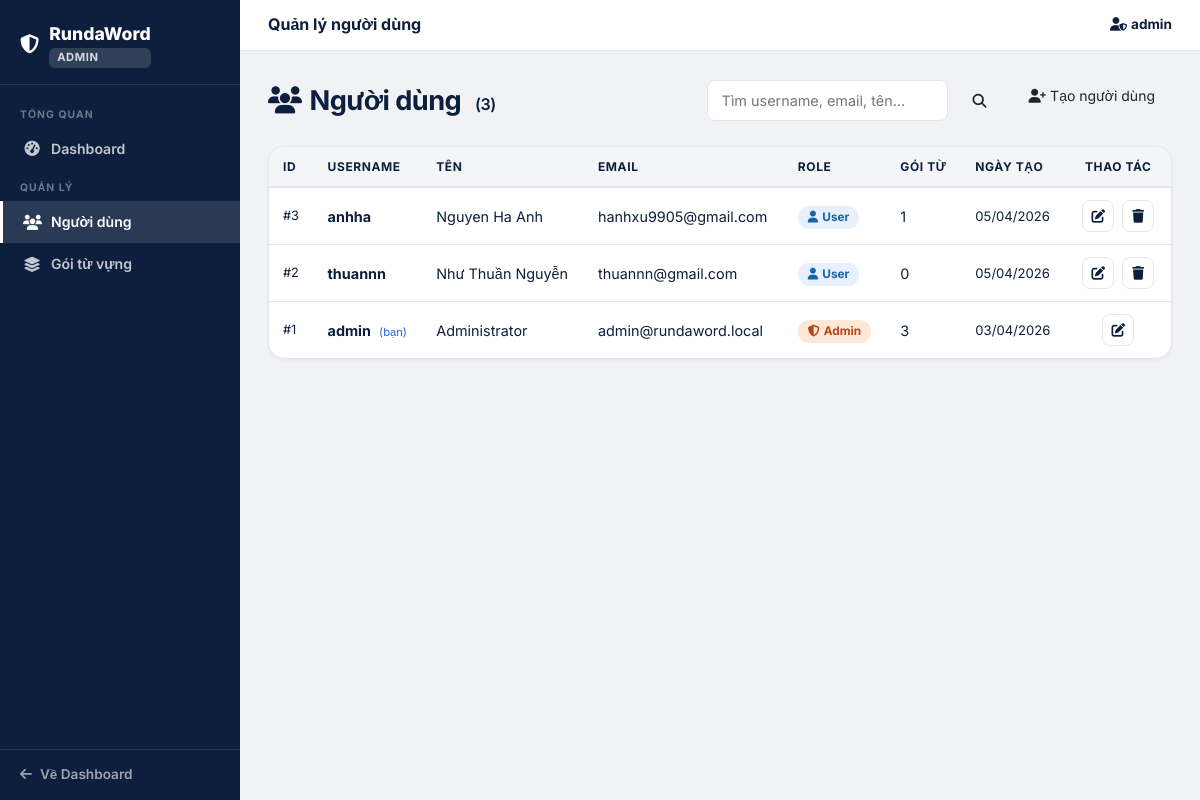
Page /admin/users (signed in) on the committed database.
### main.py (models this page shows, shortened)
class User(UserMixin, db.Model):
    __tablename__ = 'users'
    id            = db.Column(db.Integer, primary_key=True)
    username      = db.Column(db.String(50),  unique=True, nullable=False)
    name          = db.Column(db.String(100))
    email         = db.Column(db.String(120), unique=True, nullable=False)
    password_hash = db.Column(db.String(255), nullable=False)
    role          = db.Column(db.Integer, default=ROLE_USER, nullable=False)
    created_at    = db.Column(db.DateTime, default=datetime.utcnow)
    packages = db.relationship(
        'VocabPackage', backref='user', lazy=True, cascade='all, delete-orphan',
        foreign_keys='VocabPackage.user_id'
    )
    saved_packages = db.relationship(
        'VocabPackage', secondary=user_saved_packages,
        backref=db.backref('saved_by', lazy='dynamic'), lazy='dynamic'
    )

### main.py (the view)
@app.route('/admin/users')
@admin_required
def admin_users():
    q     = request.args.get('q', '').strip()
    query = User.query
    if q:
        query = query.filter(
            (User.username.ilike(f'%{q}%')) | (User.email.ilike(f'%{q}%')) | (User.name.ilike(f'%{q}%'))
        )
    users = query.order_by(User.created_at.desc()).all()
    return render_template('admin/users.html', users=users, search_query=q)

### main.py (called while the page is built)
def admin_required(f):
    @wraps(f)
    def decorated(*args, **kwargs):
        if not current_user.is_authenticated or current_user.role != ROLE_ADMIN:
            abort(403)
        return f(*args, **kwargs)
    return decorated

@login_manager.user_loader
def load_user(user_id):
    return User.query.get(int(user_id))

### templates/admin/users.html (shortened to what this page needs)
{% extends "admin/base_admin.html" %}
{% block topbar_title %}Quản lý người dùng{% endblock %}
{% block content %}
<div class="d-flex justify-content-between align-items-center mb-4 flex-wrap gap-3">
    <div class="page-title mb-0">
        <i class="fas fa-users me-2"></i>Người dùng
        <span style="font-size:1rem;color:var(--muted);font-weight:600;margin-left:8px;">({{ users|length }})</span>
    </div>
    <div class="d-flex gap-2 flex-wrap">
        <form method="GET" class="admin-search">
            <input type="text" name="q" placeholder="Tìm username, email, tên..."
                value="{{ search_query or '' }}">
            <button type="submit" class="btn btn-navy btn-sm px-3">
                <i class="fas fa-search"></i>
            </button>
        </form>
        <a href="{{ url_for('admin_create_user') }}" class="btn btn-navy btn-sm px-3">
            <i class="fas fa-user-plus me-1"></i>Tạo người dùng
        </a>
    </div>
</div>
<div class="rw-card" style="padding:0;overflow:hidden;">
    {% if users %}
    <table class="admin-table">
        <thead>
            <tr>
                <th>ID</th>
                <th>Username</th>
                <th>Tên</th>
                <th>Email</th>
                <th>Role</th>
                <th>Gói từ</th>
                <th>Ngày tạo</th>
                <th style="text-align:center;">Thao tác</th>
            </tr>
        </thead>
        <tbody>
            {% for user in users %}
            <tr>
                <td style="color:var(--muted);font-size:0.8rem;">#{{ user.id }}</td>
                <td>
                    <strong>{{ user.username }}</strong>
                    {% if user.id == current_user.id %}
                    <span style="font-size:0.7rem;color:var(--accent);margin-left:4px;">(bạn)</span>
                    {% endif %}
                </td>
                <td>{{ user.name or '—' }}</td>
                <td>{{ user.email }}</td>
                <td>
                    {% if user.role == 1 %}
                    <span class="admin-badge admin-badge-admin"><i class="fas fa-shield-alt me-1"></i>Admin</span>
                    {% else %}
                    <span class="admin-badge admin-badge-user"><i class="fas fa-user me-1"></i>User</span>
                    {% endif %}
                </td>
                <td>{{ user.packages | length }}</td>
                <td style="font-size:0.82rem;color:var(--muted);">
                    {{ user.created_at.strftime('%d/%m/%Y') }}
                </td>
                <td style="text-align:center;white-space:nowrap;">
                    <a href="{{ url_for('admin_edit_user', user_id=user.id) }}"
                       class="admin-action-btn" title="Chỉnh sửa">
                        <i class="fas fa-edit"></i>
                    </a>
                    {% if user.id != current_user.id %}
                    <button type="button" class="admin-action-btn danger" title="Xóa"
                        data-username="{{ user.username }}"
                        data-delete-url="{{ url_for('admin_delete_user', user_id=user.id) }}"
                        onclick="confirmDelete(this)">
                        <i class="fas fa-trash"></i>
                    </button>
                    {% endif %}
                </td>
            </tr>
            {% endfor %}
        </tbody>
    </table>
    {% else %}
    <div class="text-center py-5">
        <i class="fas fa-users fa-2x mb-3" style="color:var(--muted)"></i>
        <p class="text-muted mb-0">Không tìm thấy người dùng nào.</p>
    </div>
    {% endif %}
</div>
{% endblock %}

### templates/admin/base_admin.html (shortened to what this page needs)
<!DOCTYPE html>
<html lang="vi">
<head>
    <link href="https://cdn.jsdelivr.net/npm/bootstrap@5.3.0/dist/css/bootstrap.min.css" rel="stylesheet">
    <link href="https://cdnjs.cloudflare.com/ajax/libs/font-awesome/6.4.0/css/all.min.css" rel="stylesheet">
    <link href="{{ url_for('static', filename='css/main.css') }}" rel="stylesheet">
</head>
<body>
<div class="admin-shell">
    <aside class="admin-sidebar">
        <div class="admin-sidebar-brand">
            <a href="{{ url_for('admin_dashboard') }}">
                <i class="fas fa-shield-alt" style="font-size:1.2rem;"></i>
                <div>
                    RundaWord
                    <div class="admin-badge-label">ADMIN</div>
                </div>
            </a>
        </div>
        <nav class="admin-nav">
            <div class="admin-nav-section">Tổng quan</div>
            <a href="{{ url_for('admin_dashboard') }}"
               class="{{ 'active' if request.endpoint == 'admin_dashboard' else '' }}">
                <i class="fas fa-tachometer-alt"></i> Dashboard
            </a>
            <div class="admin-nav-section">Quản lý</div>
            <a href="{{ url_for('admin_users') }}"
               class="{{ 'active' if request.endpoint in ['admin_users', 'admin_create_user', 'admin_edit_user', 'admin_delete_user'] else '' }}">
                <i class="fas fa-users"></i> Người dùng
            </a>
            <a href="{{ url_for('admin_packages') }}"
               class="{{ 'active' if request.endpoint in ['admin_packages', 'admin_toggle_public', 'admin_delete_package'] else '' }}">
                <i class="fas fa-layer-group"></i> Gói từ vựng
            </a>
        </nav>
        <div class="admin-sidebar-footer">
            <a href="{{ url_for('dashboard') }}">
                <i class="fas fa-arrow-left"></i> Về Dashboard
            </a>
        </div>
    </aside>
    <div class="admin-main">
        <div class="admin-topbar">
            <div class="admin-topbar-title">{% block topbar_title %}Admin Panel{% endblock %}</div>
            <div class="admin-topbar-user">
                <i class="fas fa-user-shield me-1"></i>{{ current_user.username }}
            </div>
        </div>
        <div class="admin-content">
            {% block content %}{% endblock %}
        </div>
    </div>
</div>
</body>
</html>

### static/css/main.css (style rules this page uses)
:root { --navy: #0d1f3c; --navy-deep: #071020; --navy-mid: #1c3358; --white: #ffffff; --off-white: #f4f5f7; --bg: #f4f5f7; --border: #e3e7ed; --border-light: #edf0f4; --text: #0d1f3c; --text-muted: #7a8899; --text-light: #a0aab5; --green: #27ae60; --green-bg: #e8f8f0; --green-text: #1a7a43; --accent: #2563eb; --red: #e74c3c; --red-bg: #fdf2f2; --shadow-xs: 0 1px 3px rgba(13,31,60,0.06); --shadow-sm: 0 2px 8px rgba(13,31,60,0.08); --shadow-md: 0 4px 20px rgba(13,31,60,0.10); --shadow-lg: 0 8px 40px rgba(13,31,60,0.14); --r-sm: 8px; --r-md: 12px; --r-lg: 16px; --r-xl: 20px; }
*, *::before, *::after { box-sizing: border-box; margin: 0; padding: 0; }
html { scroll-behavior: smooth; overflow-y: scroll; }
body { font-family: 'Inter', sans-serif; background: var(--bg); color: var(--text); font-size: 14px; line-height: 1.6; -webkit-font-smoothing: antialiased; min-height: 100vh; display: flex; flex-direction: column; }
.rw-card { background: white; border-radius: var(--r-lg); border: 1px solid var(--border); padding: 24px; box-shadow: var(--shadow-xs); }
.page-title { font-family: 'Playfair Display', serif; font-weight: 700; font-size: 1.7rem; color: var(--navy); margin-bottom: 4px; letter-spacing: -0.02em; }

### rows in the picture
User: username "admin", id "1", shows "(bạn)", name "Administrator", email "admin@rundaword.local", role 1 (drawn), packages|length "3", created_at "03/04/2026"
User: id "3", username "anhha", name "Nguyen Ha Anh", email "hanhxu9905@gmail.com", role 0 (drawn), packages|length "1", created_at "05/04/2026"
User: id "2", username "thuannn", name "Như Thuần Nguyễn", email "thuannn@gmail.com", role 0 (drawn), packages|length "0", created_at "05/04/2026"

### other values in the picture
{{ users|length }} "3"
